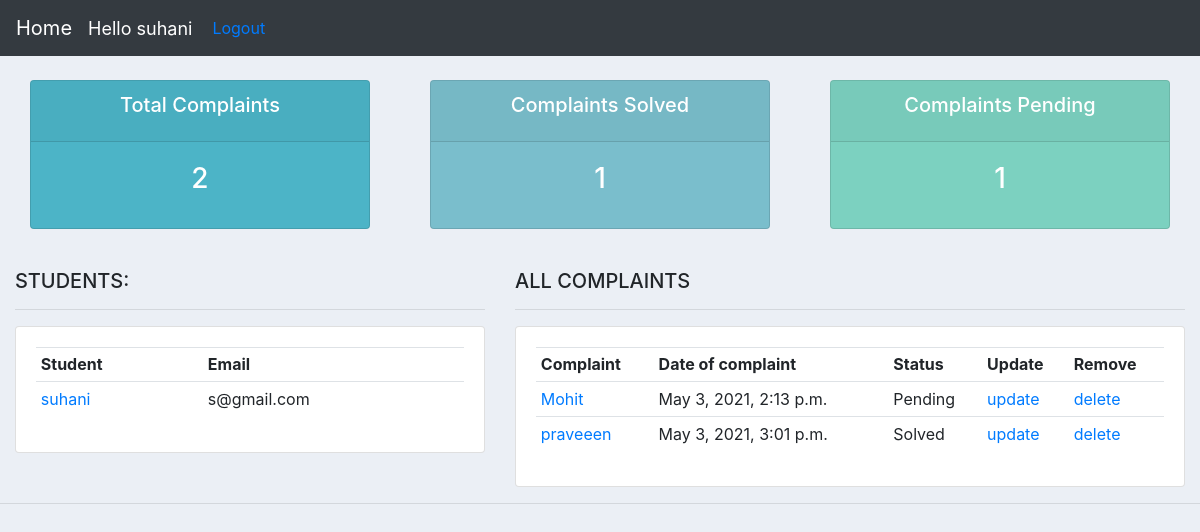
The page /home/ (signed in) on the database its author committed.
### portal/models.py (models this page shows, shortened)
class Student(models.Model):
    user=models.OneToOneField(User,null=True,on_delete=models.CASCADE)
    name = models.CharField(max_length=200, null=True)
    phone = models.CharField(max_length=10, null=True)
    email = models.CharField(max_length=200, null=True,validators=[EmailValidator("Email is not valid")])
    date_created = models.DateTimeField(auto_now_add=True, null=True)

class Complaint(models.Model):
    title = models.CharField(max_length=200)
    Area_choices= (
        ('Hostel','Hostel'),
        ('Academics','Academics'),
        ('Administrative','Administrative'),
        ('N','none'),
    )
    area=models.CharField(max_length=25,choices=Area_choices,default='N')
    Department_choice=(
        ('Computer Engineering' ,'Computer Engineering'),
        ('Electronics Engineering','Electronics Engineering'),
        ('Electrical Engineering','Electrical Engineering'),
        ('Civil Engineering','Civil Engineering'),
        ('Information Technology','Information Technology'),
        ('None','None'),
    )
    STATUS=(
        ('Pending','Pending'),
        ('Solved','Solved'),
    )
    status=models.CharField(max_length=8,null=True,choices=STATUS,default='Pending')
    Department=models.CharField(max_length=35,choices=Department_choice,default='N')
    details = models.TextField(blank=True)
    pub_date = models.DateTimeField(auto_now=True)
    student=models.ForeignKey(Student,on_delete=models.SET_NULL,null=True)

### portal/views.py (the view)
# urls.py: 2. Add a URL to urlpatterns:  path('', views.home, name='home')
@login_required(login_url='login')
def home(request):
    complaints = Complaint.objects.all()
    student = Student.objects.all()
    total_students = student.count()
    total_complaints = complaints.count()
    solved = complaints.filter(status='Solved').count()
    pending = complaints.filter(status='Pending').count()
    group=None
    if request.user.groups.exists():
        group=request.user.groups.all()[0].name
    if group == 'student':
        student=Student.objects.get(id=request.user.student.id)
        complaints = request.user.student.complaint_set.all()
        total_complaints = complaints.count()
        solved = complaints.filter(status='Solved').count()
        pending = complaints.filter(status='Pending').count()
    context = {
        'student': student,
        'complaints': complaints,
        'total_complaints': total_complaints,
        'solved': solved,
        'pending': pending
    }
    return render(request, 'dashboard.html', context)

### templates/dashboard.html (shortened to what this page needs)
{%  extends 'main.html' %}
{% block content %}
{%  include 'status.html' %}
<br>
<div class="row">
	{% if not request.user.is_staff %}
	<div class="col-md-5">
		<h5>STUDENTS:</h5>
		<hr>
		<div class="card card-body">
			<table class="table table-sm">
				<tr>
					<th>Student</th>
					<th>Email</th>
				</tr>
				<tr>
					<td><a href="{% url 'student' student.id %}" class="href">{{student.name}} </a></td>
					<td>{{student.email}}</td>
				</tr>
			</table>
			{% endif %}
		</div>
	</div>
	<div class="col-md-7">
		<h5>ALL  COMPLAINTS</h5>
		<hr>
		<div class="card card-body">
			<table class="table table-sm">
				<tr>
					<th>Complaint</th>
					<th>Date of complaint</th>
					<th>Status</th>
					{% if not request.user.is_staff %}
					<th>Update</th>
					{% endif %}
					<th>Remove</th>
				</tr>
				{% for complaint in complaints %}
				<tr>
					<td><a href="{% url 'complaint' complaint.id %} "  class="href">{{complaint.title}}</a></td>
					<td>{{complaint.pub_date}}</td>
					<td>{{complaint.status}}</td>
					{% if not request.user.is_staff %}
					<td><a href="{% url 'update_complaint' complaint.id %}" class="href">update</a></td>
					{% endif %}
					<td><a href="{% url 'delete_complaint' complaint.id %}" class="href">delete</a></td>
				</tr>
			   {% endfor %}
			</table>
		</div>
	</div>
</div>
{% endblock %}

### templates/navbar.html (shortened to what this page needs)
{% load static %}
<nav class="navbar navbar-expand-lg navbar-dark bg-dark">
    <a class="navbar-brand" href="{% url 'home2' %}">Home</a>
    <span class="hello-msg">Hello {{request.user}}</span>
    <span><a href="{% url 'logout' %}" class="href"> Logout</a></span>
  </nav>

### static/css/main.css (style rules this page uses)
body { background-color: #ebeff5; }

### templates/navbar.html (style rules this page uses)
.hello-msg { font-size:18px; color: #fff; margin-right:20px; }

### rows shown on the page
Student: name "suhani", email "s@gmail.com"
Complaint: title "Mohit", pub_date "May 3, 2021, 2:13 p.m.", status "Pending"
Complaint: title "praveeen", pub_date "May 3, 2021, 3:01 p.m.", status "Solved"

### other values the page prints
{{ request.user }} "suhani"
{{ total_complaints }} "2"
{{ solved }} "1"
{{ pending }} "1"
